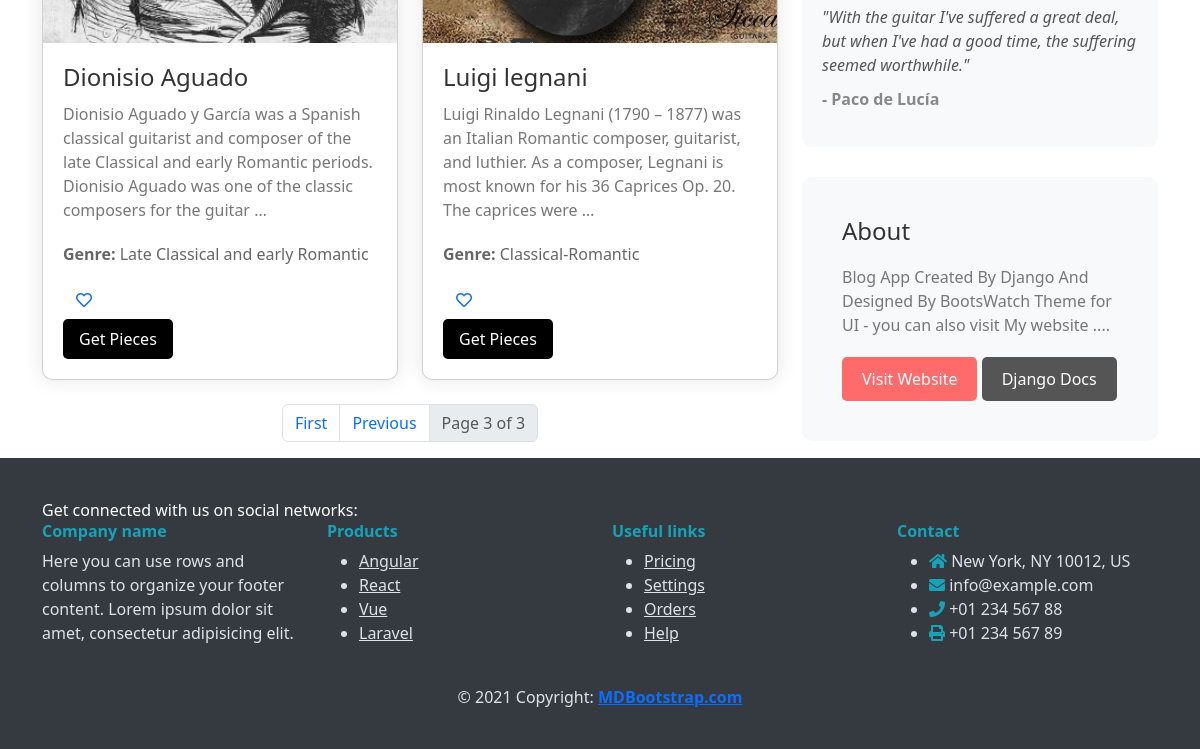
Page /music/composers?page=3 (lower part) on the earlier database version.
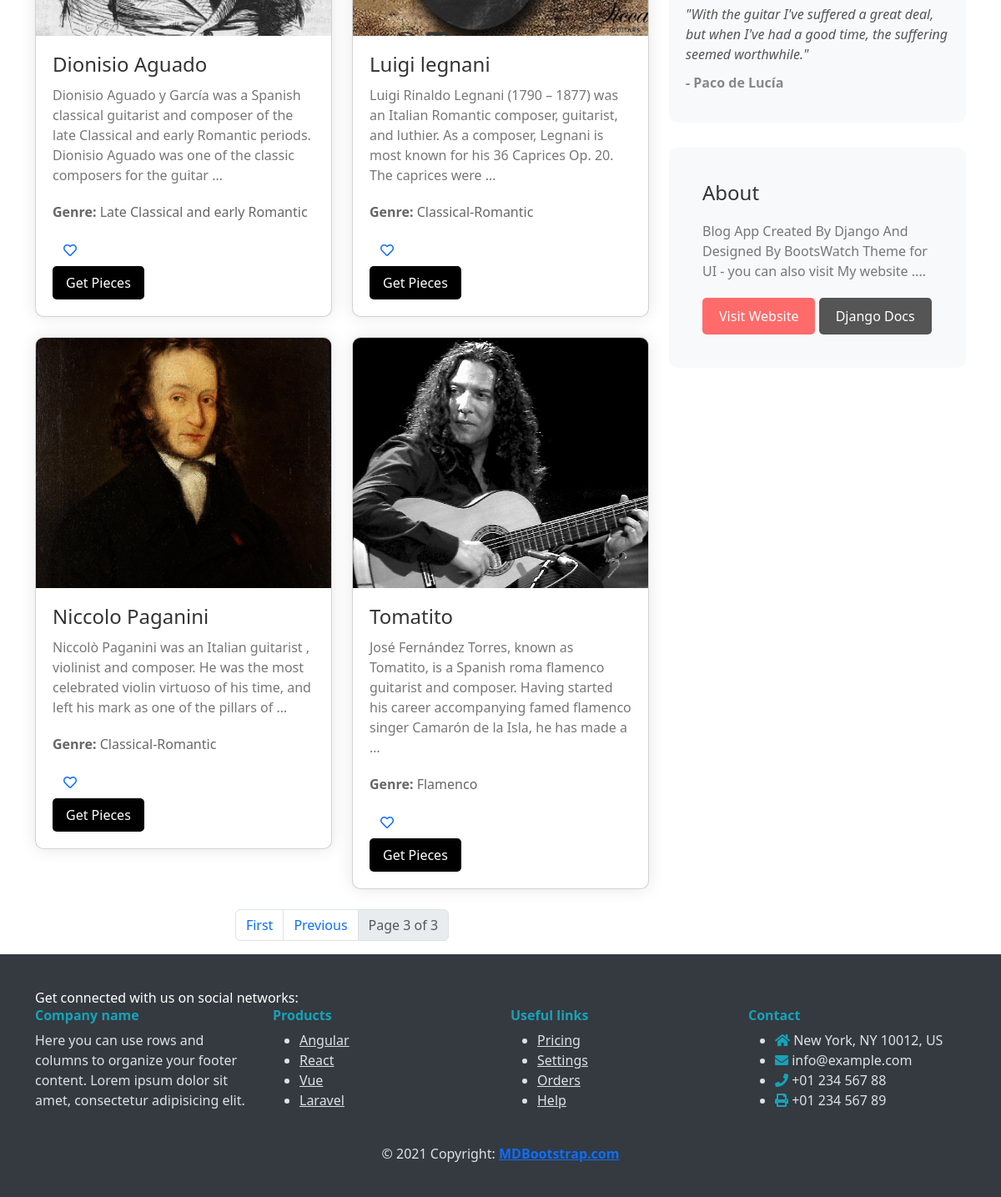
Same page on the later database version.
### music/models.py (models this page shows, shortened)
class Composer(models.Model):
    name = models.CharField(max_length=255,null=True,blank=True)
    biography = models.TextField(null=True, blank=True)
    image = models.ImageField(upload_to="Composers/" , default="default.jpg")
    genre = models.CharField(max_length=255,null=True,blank=True)
    nationality = models.CharField(blank=True,null=True,max_length=255)

### music/views.py (the view)
# urls.py: path('composers',ComposersView , name="composers" ),
def ComposersView(request):
    composers = Composer.objects.all()
    p = Paginator(composers,10)
    try:
        page_number = request.GET.get('page')
        composers = p.get_page(page_number)
    except EmptyPage:
        composers = composers.get_page(1)
    except PageNotAnInteger:
        composers = composers.get_page(1)
    if request.user.is_authenticated:
         favorited_composer_ids = set(request.user.favoritecomposer_set.values_list('composer__id', flat=True))
         context = {"composers": composers, "favorited_composer_ids": favorited_composer_ids}
         return render(request,'music/composers.html',context)
    else:
         context = {"composers": composers}
         return render(request,'music/composers.html',context)

### templates/music/composers.html (shortened to what this page needs)
{% extends "base.html" %}
{% load static %}
{% load thumbnail %}
{% block content %}
<div class="container">
  <div class="row">
    <div class="col-md-8">
          <div class="row">
        {% for composer in composers %}
        <div class="col-md-6 mb-4">
          <div class="card composer-card">
            <img src="{% thumbnail composer.image "600x400" crop="center" as im %}{{ im.url }}{% endthumbnail %}"
              alt="{{ composer.name }}" class="card-img-top composer-image">
            <div class="composer-details">
              <a style="text-decoration: none;" href="{% url 'music:pieces' cid=composer.id %}"><h3 class="card-title composer-name">{{ composer.name }}</h3></a>
              <p class="card-text composer-bio">{{ composer.biography|truncatewords:30 }}</p>
              <p class="composer-genre"><strong>Genre:</strong> {{ composer.genre }}</p>
              <form action="{% url 'music:Favorites' composer_id=composer.id %}" method="post">
                <button type="submit" class="btn btn-link composer-like-button" aria-label="Favorite Composer">
                  {% if composer.id in favorited_composer_ids %}
                    <i class="fas fa-heart text-danger"></i>
                  {% else %}
                    <i class="far fa-heart"></i>
                  {% endif %}
                </button>
              </form>
              <a href="{% url 'music:pieces' cid=composer.id %}"
                class="btn btn-primary composer-button">Get Pieces</a>
            </div>
          </div>
        </div>
        {% endfor %}
      </div>
      <nav aria-label="Pagination">
        <ul class="pagination justify-content-center">
          {% if composers.has_previous %}
          <li class="page-item">
            <a class="page-link" href="?page=1">First</a>
          </li>
          <li class="page-item">
            <a class="page-link" href="?page={{ composers.previous_page_number }}">Previous</a>
          </li>
          {% endif %}
          <li class="page-item disabled">
            <a class="page-link" href="#">Page {{ composers.number }} of {{ composers.paginator.num_pages }}</a>
          </li>
        </ul>
      </nav>
    </div>
    <div class="col-md-4">
      <div class="quote-card">
        <ul class="list-unstyled">
          <li>
            <p class="quote-text">"With the guitar I've suffered a great deal, but when I've had a good time, the suffering seemed worthwhile."</p>
            <p class="quote-author">- Paco de Lucía</p>
          </li>
        </ul>
      </div>
      <div class="about-section">
        <h3 class="about-header">About</h3>
        <p class="about-text">Blog App Created By Django And Designed By BootsWatch Theme for UI - you can also visit My website ....</p>
        <a href="https://bekbrace.com" class="btn btn-danger visit-website-button">Visit Website</a>
        <a href="https://docs.djangoproject.com/en/3.1" class="btn btn-secondary visit-website-button" style="background-color: #555;">Django Docs</a>
      </div>
    </div>
  </div>
</div>
{% endblock %}

### templates/base.html (shortened to what this page needs)
{% load static %}
{% load thumbnail %}
<!doctype html>
<html lang="en">
<head>
    <link href="https://cdn.jsdelivr.net/npm/bootstrap@5.3.3/dist/css/bootstrap.min.css" rel="stylesheet"
>
    <link rel="stylesheet" href="{% static 'css/footer.css' %}">
    <link rel="stylesheet" href="https://cdnjs.cloudflare.com/ajax/libs/font-awesome/5.15.4/css/all.min.css">
</head>
<body data-bs-theme="light">
    {% block content %}
    {% endblock content %}
    <footer class="special-footer">
        <section class="social-media-section">
            <div class="container">
                <div class="row justify-content-center align-items-center">
                    <div class="col-lg-6 text-lg-start">
                        <p class="social-media-text">Get connected with us on social networks:</p>
                    </div>
                </div>
            </div>
        </section>
        <section class="links-section">
            <div class="container">
                <div class="row">
                    <div class="col-md-3 col-lg-3 col-xl-3 mb-4">
                        <h6 class="footer-heading">Company name</h6>
                        <p>Here you can use rows and columns to organize your footer content. Lorem ipsum dolor sit
                            amet, consectetur adipisicing elit.</p>
                    </div>
                    <div class="col-md-3 col-lg-3 col-xl-3 mb-4">
                        <h6 class="footer-heading">Products</h6>
                        <ul class="footer-links">
                            <li><a href="#!">Angular</a></li>
                            <li><a href="#!">React</a></li>
                            <li><a href="#!">Vue</a></li>
                            <li><a href="#!">Laravel</a></li>
                        </ul>
                    </div>
                    <div class="col-md-3 col-lg-3 col-xl-3 mb-4">
                        <h6 class="footer-heading">Useful links</h6>
                        <ul class="footer-links">
                            <li><a href="#!">Pricing</a></li>
                            <li><a href="#!">Settings</a></li>
                            <li><a href="#!">Orders</a></li>
                            <li><a href="#!">Help</a></li>
                        </ul>
                    </div>
                    <div class="col-md-3 col-lg-3 col-xl-3 mb-4">
                        <h6 class="footer-heading">Contact</h6>
                        <ul class="footer-contact">
                            <li><i class="fas fa-home"></i> New York, NY 10012, US</li>
                            <li><i class="fas fa-envelope"></i> info@example.com</li>
                            <li><i class="fas fa-phone"></i> +01 234 567 88</li>
                            <li><i class="fas fa-print"></i> +01 234 567 89</li>
                        </ul>
                    </div>
                </div>
            </div>
        </section>
        <section class="copyright-section">
            <div class="container text-center">
                <p class="mb-0">© 2021 Copyright: <a href="https://mdbootstrap.com/" class="fw-bold">MDBootstrap.com</a>
                </p>
            </div>
        </section>
    </footer>
</body>
</html>
{% load sweetify %}

### statics/css/footer.css (style rules this page uses)
.special-footer { background-color: #343a40; color: #dee2e6; padding-top: 40px; padding-bottom: 40px; }
.social-media-text { margin-bottom: 0; color: #fff; }
.footer-heading { font-weight: bold; color: #17a2b8; }
.footer-links a, .footer-contact a { color: #dee2e6; }
.footer-contact i { color: #17a2b8; }
.special-footer { position: relative; }

### templates/music/composers.html (style rules this page uses)
.composer-card { background-color: #fff; border-radius: 10px; box-shadow: 0 0 20px rgba(0, 0, 0, 0.1); overflow: hidden; transition: transform 0.3s ease; }
.composer-image { width: 100%; height: 300px; object-fit: cover; }
.composer-details { padding: 20px; }
.composer-name { font-size: 1.5rem; color: #333; margin-bottom: 10px; }
.composer-genre { font-size: 1rem; color: #666; margin-bottom: 15px; }
.composer-bio { font-size: 1rem; color: #777; margin-bottom: 20px; }
.composer-button { background-color: #000000; color: #fff; border: none; padding: 8px 16px; border-radius: 5px; font-size: 1rem; transition: background-color 0.3s ease; }
.quote-card { background-color: #f8f9fa; border-radius: 10px; padding: 20px; margin-bottom: 20px; }
.quote-text { font-style: italic; color: #555; margin-bottom: 10px; }
.quote-author { font-weight: bold; color: #888; }
.about-section { background-color: #f8f9fa; padding: 40px; border-radius: 10px; margin-top: 30px; }
.about-header { font-size: 1.5rem; color: #333; margin-bottom: 20px; }
.about-text { font-size: 1rem; color: #777; margin-bottom: 20px; }
.visit-website-button { background-color: #ff6b6b; color: #fff; border: none; padding: 10px 20px; border-radius: 5px; font-size: 1rem; transition: background-color 0.3s ease; }

Differences in the rows shown:
added Composer: image (picture), name "Niccolo Paganini", biography "Niccolò Paganini was an Italian guitarist , violinist and composer. He was the most celebrated violin virtuoso of his time, and left his mark as one of the pillars of …", genre "Classical-Romantic"
added Composer: image (picture), name "Tomatito", biography "José Fernández Torres, known as Tomatito, is a Spanish roma flamenco guitarist and composer. Having started his career accompanying famed flamenco singer Camarón de la Isla, he has made a …", genre "Flamenco"
